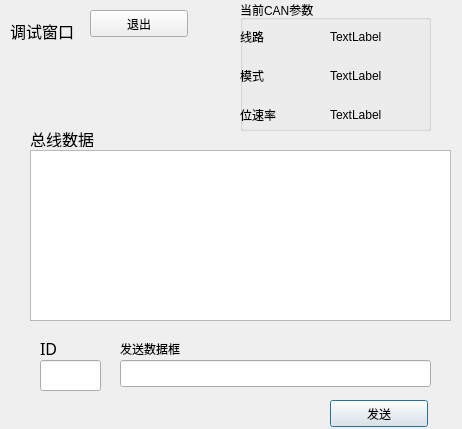
<?xml version="1.0" encoding="UTF-8"?>
<ui version="4.0">
 <class>DebugWindow</class>
 <widget class="QDialog" name="DebugWindow">
  <property name="geometry">
   <rect>
    <x>0</x>
    <y>0</y>
    <width>462</width>
    <height>429</height>
   </rect>
  </property>
  <property name="windowTitle">
   <string>Dialog</string>
  </property>
  <widget class="QLabel" name="label">
   <property name="geometry">
    <rect>
     <x>10</x>
     <y>10</y>
     <width>81</width>
     <height>41</height>
    </rect>
   </property>
   <property name="font">
    <font>
     <family>Vemana2000</family>
     <pointsize>12</pointsize>
     <weight>50</weight>
     <italic>false</italic>
     <bold>false</bold>
    </font>
   </property>
   <property name="text">
    <string>调试窗口</string>
   </property>
  </widget>
  <widget class="QPushButton" name="D_pB_Send">
   <property name="geometry">
    <rect>
     <x>330</x>
     <y>400</y>
     <width>98</width>
     <height>27</height>
    </rect>
   </property>
   <property name="text">
    <string>发送</string>
   </property>
  </widget>
  <widget class="QLabel" name="label_2">
   <property name="geometry">
    <rect>
     <x>30</x>
     <y>280</y>
     <width>66</width>
     <height>17</height>
    </rect>
   </property>
   <property name="text">
    <string/>
   </property>
  </widget>
  <widget class="QGroupBox" name="groupBox">
   <property name="geometry">
    <rect>
     <x>240</x>
     <y>0</y>
     <width>191</width>
     <height>131</height>
    </rect>
   </property>
   <property name="title">
    <string>当前CAN参数</string>
   </property>
   <widget class="QWidget" name="layoutWidget">
    <property name="geometry">
     <rect>
      <x>0</x>
      <y>20</y>
      <width>68</width>
      <height>111</height>
     </rect>
    </property>
    <layout class="QVBoxLayout" name="verticalLayout">
     <item>
      <widget class="QLabel" name="D_lb_router">
       <property name="text">
        <string>线路</string>
       </property>
      </widget>
     </item>
     <item>
      <widget class="QLabel" name="D_lb_mode">
       <property name="text">
        <string>模式</string>
       </property>
      </widget>
     </item>
     <item>
      <widget class="QLabel" name="D_lb_bitrate">
       <property name="text">
        <string>位速率</string>
       </property>
      </widget>
     </item>
    </layout>
   </widget>
   <widget class="QWidget" name="layoutWidget">
    <property name="geometry">
     <rect>
      <x>90</x>
      <y>20</y>
      <width>81</width>
      <height>111</height>
     </rect>
    </property>
    <layout class="QVBoxLayout" name="verticalLayout_2">
     <item>
      <widget class="QLabel" name="D_show_router">
       <property name="text">
        <string>TextLabel</string>
       </property>
      </widget>
     </item>
     <item>
      <widget class="QLabel" name="D_show_mode">
       <property name="text">
        <string>TextLabel</string>
       </property>
      </widget>
     </item>
     <item>
      <widget class="QLabel" name="D_show_bitrate">
       <property name="text">
        <string>TextLabel</string>
       </property>
      </widget>
     </item>
    </layout>
   </widget>
  </widget>
  <widget class="QPushButton" name="D_pB_Exit">
   <property name="geometry">
    <rect>
     <x>90</x>
     <y>10</y>
     <width>98</width>
     <height>27</height>
    </rect>
   </property>
   <property name="text">
    <string>退出</string>
   </property>
  </widget>
  <widget class="QTextBrowser" name="D_tB_ShowMessage">
   <property name="geometry">
    <rect>
     <x>30</x>
     <y>150</y>
     <width>421</width>
     <height>171</height>
    </rect>
   </property>
  </widget>
  <widget class="QLabel" name="label_5">
   <property name="geometry">
    <rect>
     <x>30</x>
     <y>130</y>
     <width>66</width>
     <height>17</height>
    </rect>
   </property>
   <property name="font">
    <font>
     <family>Ubuntu Mono</family>
     <pointsize>12</pointsize>
     <weight>50</weight>
     <italic>false</italic>
     <bold>false</bold>
    </font>
   </property>
   <property name="text">
    <string>总线数据</string>
   </property>
  </widget>
  <widget class="QLabel" name="label_3">
   <property name="geometry">
    <rect>
     <x>120</x>
     <y>340</y>
     <width>101</width>
     <height>17</height>
    </rect>
   </property>
   <property name="text">
    <string>发送数据框</string>
   </property>
  </widget>
  <widget class="QLabel" name="label_4">
   <property name="geometry">
    <rect>
     <x>40</x>
     <y>340</y>
     <width>66</width>
     <height>17</height>
    </rect>
   </property>
   <property name="font">
    <font>
     <family>Ubuntu Mono</family>
     <pointsize>12</pointsize>
     <weight>50</weight>
     <italic>false</italic>
     <bold>false</bold>
    </font>
   </property>
   <property name="text">
    <string>ID</string>
   </property>
  </widget>
  <widget class="QLineEdit" name="D_lE_Id">
   <property name="geometry">
    <rect>
     <x>40</x>
     <y>360</y>
     <width>61</width>
     <height>31</height>
    </rect>
   </property>
  </widget>
  <widget class="QLineEdit" name="D_lE_Data">
   <property name="geometry">
    <rect>
     <x>120</x>
     <y>360</y>
     <width>311</width>
     <height>27</height>
    </rect>
   </property>
  </widget>
 </widget>
 <resources/>
 <connections/>
</ui>
